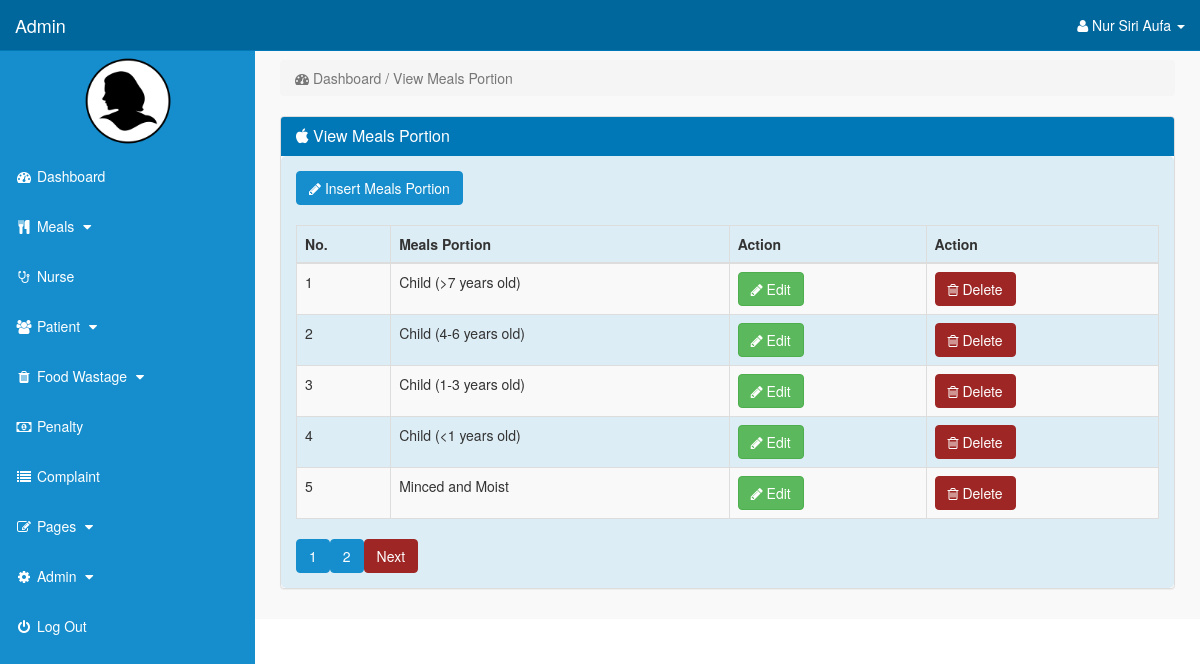
The page /admin/index.php?view_meals_portion=1 (signed in) on the database its author committed.
### tables this page shows
CREATE TABLE `meals_portion` (
  `meals_portion_id` int(11) NOT NULL,
  `meals_portion` text NOT NULL
);

### admin/view_meals_portion.php (the view, shortened to what this page needs)
<?php
	if(!isset($_SESSION['admin_email'])){
	echo "<script>window.open('login.php','_self')</script>";
	}
	else {
		if(isset($_GET['view_meals_portion'])){
			$page = $_GET['view_meals_portion'];
		}
	else {
		$page = 1;
	}
?>
<div class="row">
	<div class="col-lg-12">
		<ol class="breadcrumb">
			<li class="active">
				<i class="fa fa-dashboard"></i> Dashboard / View Meals Portion
			</li>
		</ol>
	</div>
</div>
<div class="row">
	<div class="col-lg-12">
		<div class="panel panel-default">
			<div class="panel-heading">
				<h3 class="panel-title">
					<i class="fa fa-apple"> </i> View Meals Portion
				</h3>
			</div>
						<div class="panel-body">
						<form class="form-inline" method="POST" action="">
									<div class="input-group col-md-3">
										<a href="index.php?insert_meals_portion" type="button" class="btn btn-primary"><i class="fa fa-pencil"></i> Insert Meals Portion</a>
									</div>
						</form>
						<br>
						<div class="table-responsive">
							<table class="table table-bordered table-hover table-striped">
								<thead>
									<tr>
										<th>No.</th>
										<th>Meals Portion</th>
										<th>Action</th>
										<th>Action</th>
									</tr>
								</thead>
								<tbody>
								<?php
									$num_per_page = 5;
									$start_from = ($page - 1)*05;
									$i= $start_from;
									$get_meals_portion = "select * from meals_portion order by meals_portion_id desc limit $start_from, $num_per_page";
									$run_meals_portion = mysqli_query($con,$get_meals_portion);
										while($row_meals_portion = mysqli_fetch_array($run_meals_portion)){
									$meals_portion_id = $row_meals_portion['meals_portion_id'];
									$meals_portion = $row_meals_portion['meals_portion'];
									$i++;
								?>
								<tr>
									<td> <?php echo $i; ?> </td>
									<td> <?php echo $meals_portion; ?> </td>
									<td>
										<a href="index.php?edit_meals_portion=<?php echo $meals_portion_id; ?>">
										<button class="btn btn-success"><i class="fa fa-pencil"></i> Edit</button>
										</a>
									</td>
									<td>
										<a href="index.php?delete_meals_portion=<?php echo $meals_portion_id; ?>">
										<button class="btn btn-danger"><i class="fa fa-trash-o" ></i> Delete</button>
										</a>
									</td>
								</tr>
								<?php
									}
								?>
						</tbody>
					</table>
					<?php
							$get_page = "select * from meals_portion";
							$run_page = mysqli_query($con,$get_page);
							$total_record = mysqli_num_rows($run_page);
							$total_page = ceil($total_record/$num_per_page);
								for ($i=1;$i<$total_page;$i++){
									echo "<a href='index.php?view_meals_portion=".$i."'class='btn btn-primary'>$i</a>";
									}
								if ($i>$page){
									echo "<a href='index.php?view_meals_portion=".($page + 1)."'class='btn btn-danger'>Next</a>";
								}
						?>
				</div>
			</div>
		</div>
	</div>
</div>
<?php
	}
?>

### admin/includes/sidebar.php (shortened to what this page needs)
<?php
	if(!isset($_SESSION['admin_email'])){
		echo "<script>window.open('login.php','_self')</script>";
	}
		else {
?>
	<nav class="navbar navbar-inverse navbar-fixed-top" >
		<div class="navbar-header" >
				<a class="navbar-brand" href="index.php?dashboard">Admin</a>
		</div>
		<ul class="nav navbar-right top-nav" >
			<li class="dropdown" >
				<a href="#" class="dropdown-toggle" data-toggle="dropdown" >
					<i class="fa fa-user" ></i>
						<?php echo $admin_fname; ?> <b class="caret" ></b>
				</a>
</li>
</ul>
	<div class="collapse navbar-collapse navbar-ex1-collapse">
		<ul class="nav navbar-nav side-nav">
	<center>
		<img src="admin_image/<?php echo $admin_image; ?>" width="100" height="100" >
		</center>
	<li>
		<a href="index.php?dashboard">
			<i class="fa fa-fw fa-dashboard"></i> Dashboard
		</a>
	</li>
	<li>
		<a href="#" data-toggle="collapse" data-target="#meals">
			<i class="fa fa-fw fa-cutlery""></i> Meals
				<i class="fa fa-fw fa-caret-down"></i>
	</a>
	</li>
	<li>
		<a href="index.php?view_nurse">
			<i class="fa fa-fw fa-stethoscope"></i> Nurse
		</a>
	</li>
	<li>
		<a href="#" data-toggle="collapse" data-target="#patient">
			<i class="fa fa-fw fa-users"></i> Patient
			<i class="fa fa-fw fa-caret-down"></i>
		</a>
	</li>
	<li>
		<a href="#" data-toggle="collapse" data-target="#food_wastage">
			<i class="fa fa-fw fa-trash"></i> Food Wastage
			<i class="fa fa-fw fa-caret-down"></i>
		</a>
	</li>
	<li>
		<a href="index.php?view_penalty=1">
			<i class="fa fa-fw fa-money"></i> Penalty
		</a>
	</li>
	<li>
		<a href="index.php?view_complaint=1">
			<i class="fa fa-fw fa-list"></i> Complaint
		</a>
	</li>
	<li>
		<a href="#" data-toggle="collapse" data-target="#pages">
			<i class="fa fa-fw fa-edit"> </i> Pages
			<i class="fa fa-fw fa-caret-down"></i>
		</a>
	</li>
	<li>
		<a href="#" data-toggle="collapse" data-target="#admin">
			<i class="fa fa-fw fa-gear"></i> Admin
			<i class="fa fa-fw fa-caret-down"></i>
		</a>
	</li>
	<li>
		<a href="logout.php">
			<i class="fa fa-fw fa-power-off"></i> Log Out
		</a>
	</li>
		</ul>
	</div>
</nav>
<?php
	}
?>

### admin/css/style.css (style rules this page uses)
body { margin-top:100px; }
@media (min-width: 768px) { body { margin-top:50px; } }
.top-nav { padding:0 15px; }
.top-nav>li { display:inline-block; float:left; }
.top-nav>li>a { padding-top:15px; padding-bottom:15px; line-height:20px; color:white; }
@media (min-width: 768px) { .side-nav { position:fixed; top:51px; width:255px; border-radius:0; overflow-y:auto; background-color: #168ecd; bottom:0; overflow-x:hidden; padding-bottom:40px; } }
@media (min-width: 768px) { .side-nav>li>a { width:255px; } }
.panel-body { border-radius:5px; background-color: #ddedf5 }

### rows shown on the page
meals_portion: meals_portion "Child (>7 years old)"
meals_portion: meals_portion "Child (4-6 years old)"
meals_portion: meals_portion "Child (1-3 years old)"
meals_portion: meals_portion "Child (<1 years old)"
meals_portion: meals_portion "Minced and Moist"

### other values the page prints
$admin_fname "Nur Siri Aufa"
